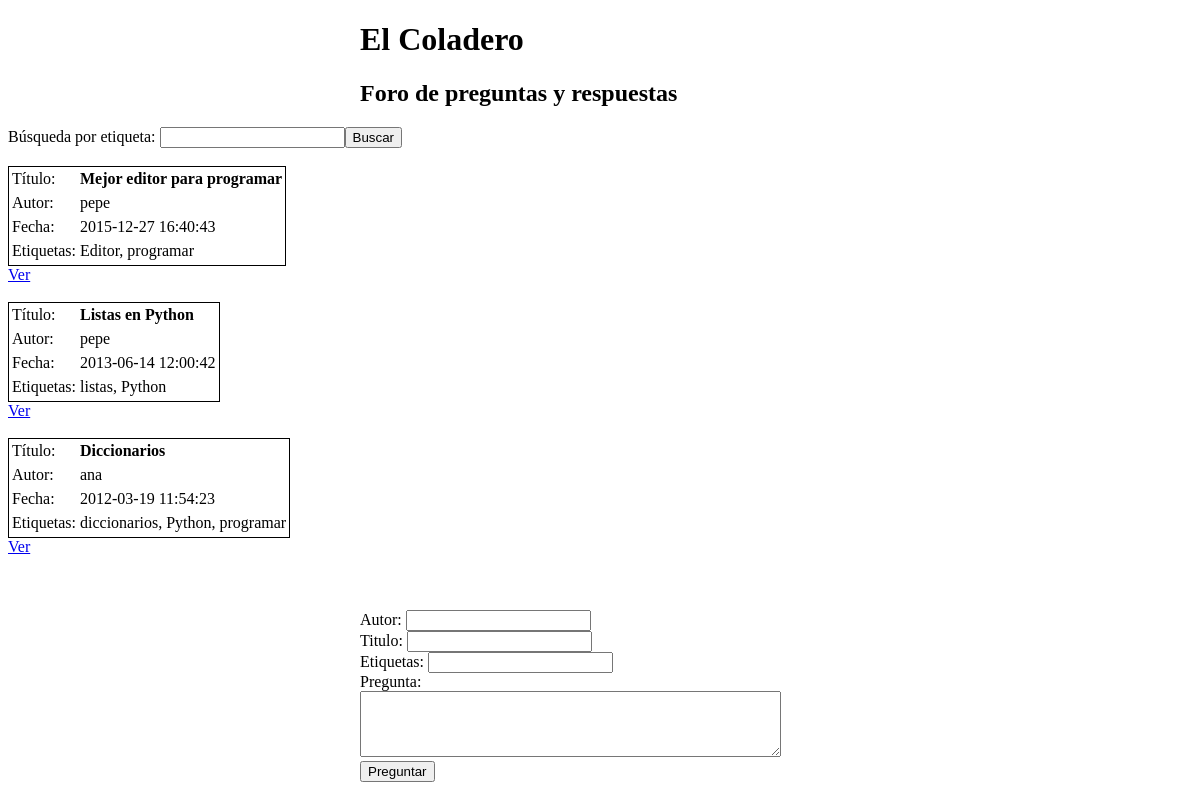
The page /show_all_questions on the database its author committed.
### tables this page shows
CREATE TABLE Questions (
  id INTEGER PRIMARY KEY, 
  author VARCHAR(50), 
  title VARCHAR(200), 
  body TEXT, 
  time datetime, 
  tags VARCHAR(200)
);

### coladero.py (the view)
@app.route('/show_all_questions', methods=['GET'])
def show_all_questions():
    conn = sqlite3.connect(DBPATH)
    cur = conn.cursor()
    query = """SELECT author,title,time,tags,id
               FROM Questions
               ORDER BY time DESC"""
    cur.execute(query)
    res = list(cur.fetchall())
    print(res)
    conn.close()
    return render_template('messages.html', questions=res)

### templates/messages.html (shortened to what this page needs)
<!DOCTYPE html>
<html>
	<head>
	</head>
	<body>
		<header class="title"><h1>El Coladero</h1></header>
		<header class="title"><h2>Foro de preguntas y respuestas</h2></header>
    <form action="search_question">
		Búsqueda por etiqueta: <input type="search" name="tag"><input type="submit" value="Buscar">
		</form>
		<br/>
		{% for q in questions %}
		<table class="question">
			<tr>
		    <td>Título:</td>
		    <td class="title">{{q[1]}}</td>
		  <tr>
		  <tr>
		    <td>Autor:</td>
		    <td>{{q[0]}}</td>
		  <tr>
		  <tr>
		    <td>Fecha:</td>
		    <td>{{q[2]}}</td>
		  <tr>
		  <tr>
		    <td>Etiquetas:</td>
		    <td>{{q[3]}}</td>
		</table>
		<a href="show_question?id={{q[4]| safe}}">Ver</a>
		<br/><br/>
		{% endfor %}
		<br/><br/>
		<form class="preguntar" action="insert_question" method="POST">
			<label for="author">Autor:</label>
	        <input type="text" name="author"><br/>
			<label for="title">Titulo:</label>
	        <input type="text" name="title"><br/>
	  		<label for="tags">Etiquetas:</label>
			<input type="text" name="tags"><br/>
			<label for="body">Pregunta:</label>
	        <textarea rows="4" cols="50" name="body"></textarea><br/>
	  		<input type="submit" value="Preguntar">
		</form>
	</body>
</html>

### templates/messages.html (style rules this page uses)
header.title { margin-left: auto; margin-right: auto; width: 30em; }
form.preguntar { margin-left: auto; margin-right: auto; width: 30em; }
table.question { border: solid 1px; position: relative; }
td.title { font-weight: bold; }

### rows shown on the page
Questions: title "Mejor editor para programar", author "pepe", time "2015-12-27 16:40:43", tags "Editor, programar"
Questions: title "Listas en Python", author "pepe", time "2013-06-14 12:00:42", tags "listas, Python"
Questions: title "Diccionarios", author "ana", time "2012-03-19 11:54:23", tags "diccionarios, Python, programar"
